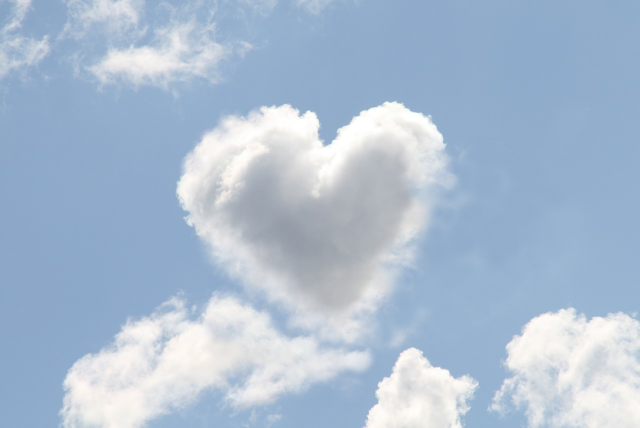
#> input picture data/heartCloud.jpg, 1280 x 855 px (shown at 1/2 size)
$ python main.py
#> lines starting #> are read from the running program, lines starting #| are printed output that depends on the picture
### weighted_image_blend.py
import threading

import cv2
from tkinter import Tk
from tkinter.filedialog import askopenfilename, asksaveasfilename
from saveImage import continueOrNo
from threadsImage import showImage
from weightSum import weight_sum

def weightedImageBlend():
    while True:
        root = Tk()
        root.withdraw()
        root.attributes('-topmost', True)  # 최상위 설정

        # 사용자로부터 첫 번째 이미지 선택
        file_path1 = askopenfilename(title="Select the first image")
#> the answer given: data/heartCloud.jpg
        image1 = cv2.imread(file_path1, cv2.IMREAD_GRAYSCALE)
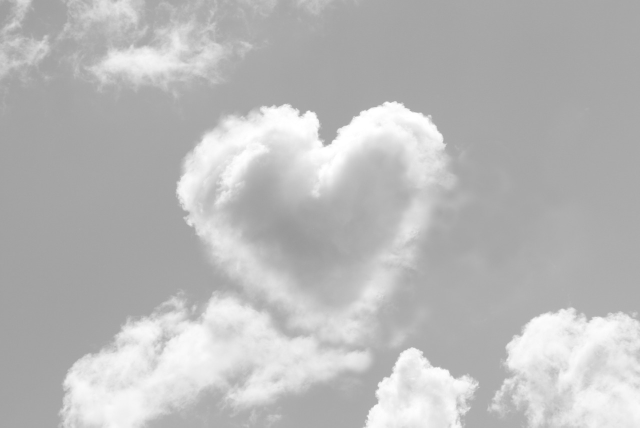
#> image1: shape (855, 1280) (shown at 1/2 size); min 153, max 255, mean 186

        # 사용자로부터 두 번째 이미지 선택
        file_path2 = askopenfilename(title="Select the first image")
#> the answer given: data/heartCloud.jpg
        image2 = cv2.imread(file_path2, cv2.IMREAD_GRAYSCALE)

        # 두 번째 이미지를 첫 번째 이미지와 동일한 크기로 조정
        image2_resized = cv2.resize(image2, (image1.shape[1], image1.shape[0]))

        alphaValue, betaValue = weight_sum()

        blended_image = cv2.addWeighted(image1, alphaValue, image2_resized, betaValue, 0.0)

        cv2.namedWindow("Blended Image", cv2.WINDOW_NORMAL)
        cv2.imshow("Blended Image", blended_image)
        cv2.setWindowProperty("Blended Image", cv2.WND_PROP_TOPMOST, 1)  # 최상위 설정

        # 키 입력 대기 (창이 멈추지 않게)
        cv2.waitKey(0)

        # 창 닫기
        cv2.destroyAllWindows()

        # 이미지 출력과 저장할건지 안 할건지 동시에 처리하게 만들기 위해 이미지 출력 스레드 시작
        #     image_thread = threading.Thread(target=showImage, args=(blended_image,))
        #     image_thread.start()

        #image_thread.join()

        saveOrNo = input("Do you want to save this image?(Yes or No): ").strip().lower()

        if saveOrNo == 'yes':
            # 새로운 창 생성 및 최상위 설정
            save_window = Tk()
            save_window.withdraw()
            save_window.attributes('-topmost', True)

            save_path = asksaveasfilename(defaultextension=".jpg",
                                          filetypes=[("JPEG files", "*.jpg"),
                                                     ("PNG files", "*.png"),
                                                     ("All files", "*.*")],
                                          title="Save the blended image as")

            # 강제로 창 활성화 및 포커스
            save_window.focus_force()
            save_window.grab_set()

            if save_path:
                cv2.imwrite(save_path, blended_image)
                print(f"Image saved as: {save_path}")

        # 반복 여부 확인
        if not continueOrNo():
            print('이용해주셔서 감사드립니다.')
            break

### weightSum.py
def weight_sum():
    print("The sum of alpha and beta must be 1.0.")
    alphaValue = float(input('input alpha weight value: '))
#> the answer given: 3
    betaValue = float(input('input bata weight value: '))
#> the answer given: 3
    if alphaValue + betaValue != 1:
        return weight_sum()
#> the answer given: 3
#> the answer given: 3
#> the answer given: 3
#> the answer given: 3
    elif alphaValue + betaValue == 1:
        return alphaValue, betaValue

### main.py
from weighted_image_blend import weightedImageBlend
from weightSum import weight_sum

if __name__ == "__main__":
#> (the run stopped early here; a loop or call above may not have finished)
